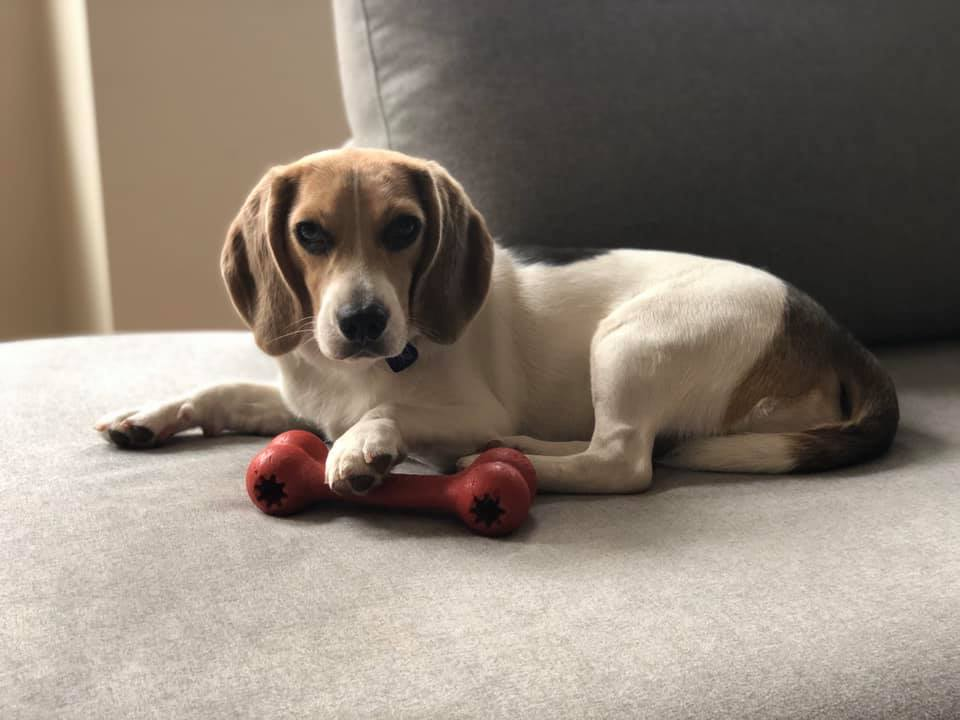
#> input picture CNNUtil/dog.jpg, 960 x 720 px
$ python calcBackProject_Demo1.py --input ../CNNUtil/dog.jpg
#> lines starting #> are read from the running program, lines starting #| are printed output that depends on the picture
#> further down, src is the input picture: shape (720, 960, 3); mean B, G, R 116.3, 127.6, 139.3
#> `hsv = cv.cvtColor(src, cv.COLOR_BGR2HSV)`: hsv: shape (720, 960, 3); mean H, S, V 18.8, 45.8, 139.3
from __future__ import print_function
from __future__ import division
import cv2 as cv
import numpy as np
import argparse

def Hist_and_Backproj(val):
    ## [initialize]
#> called with val = 25
    bins = val
    histSize = max(bins, 2)
    ranges = [0, 180] # hue_range
    ## [initialize]

    ## [Get the Histogram and normalize it]
    hist = cv.calcHist([hue], [0], None, [histSize], ranges, accumulate=False)
    cv.normalize(hist, hist, alpha=0, beta=255, norm_type=cv.NORM_MINMAX)
    ## [Get the Histogram and normalize it]

    ## [Get Backprojection]
    # HSV : H 색상(컬러),   S 채도(진함의정도),   V 명도(밝기)
    backproj = cv.calcBackProject([hue], [0], hist, ranges, scale=1)
    ## [Get Backprojection]

    ## [Draw the backproj]
    cv.imshow('BackProj', backproj)
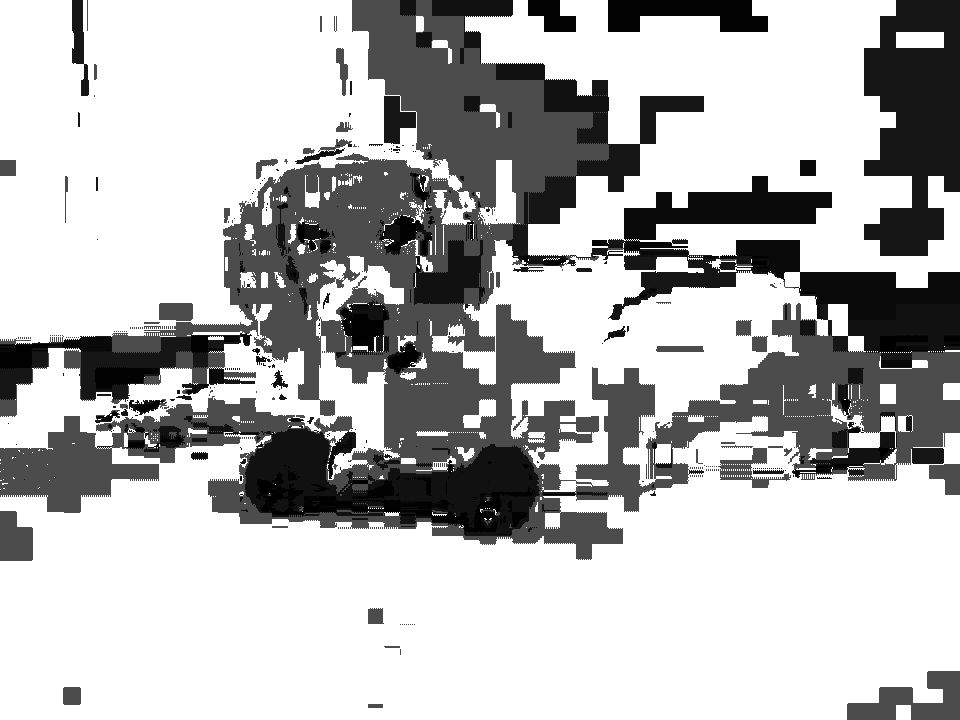
#> window 'BackProj': shape (720, 960); min 0, max 255, mean 184.8
    ## [Draw the backproj]

    ## [Draw the histogram]
    w = 400
    h = 400
    bin_w = int(round(w / histSize))
    histImg = np.zeros((h, w, 3), dtype=np.uint8)

    for i in range(bins):
        cv.rectangle(histImg, (i*bin_w, h), ( (i+1)*bin_w, h - int(np.round( hist[i]*h/255.0 )) ), (0, 0, 255), cv.FILLED)
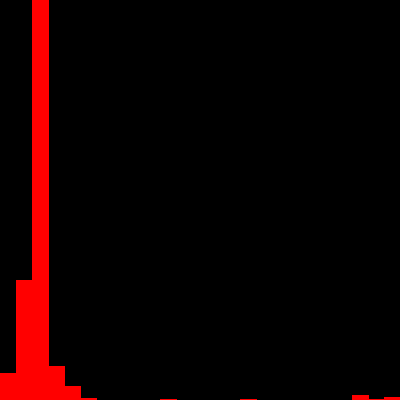
#> histImg: shape (400, 400, 3); mean of channels 0, 1, 2 0, 0, 16.2; drawn as B, G, R

    cv.imshow('Histogram', histImg)
    ## [Draw the histogram]

## [Read the image]
parser = argparse.ArgumentParser(description='Code for Back Projection tutorial.')
parser.add_argument('--input', help='Path to input image.')
args = parser.parse_args()

src = cv.imread(args.input)
if src is None:
    print('Could not open or find the image:', args.input)
    exit(0)
## [Read the image]

## [Transform it to HSV]
hsv = cv.cvtColor(src, cv.COLOR_BGR2HSV)
## [Transform it to HSV]

## [Use only the Hue value]
ch = (0, 0)
hue = np.empty(hsv.shape, hsv.dtype)
cv.mixChannels([hsv], [hue], ch)
## [Use only the Hue value]

## [Create Trackbar to enter the number of bins]
window_image = 'Source image'
cv.namedWindow(window_image)
bins = 25
cv.createTrackbar('* Hue  bins: ', window_image, bins, 180, Hist_and_Backproj )
Hist_and_Backproj(bins)
## [Create Trackbar to enter the number of bins]

## [Show the image]
cv.imshow(window_image, src)
cv.waitKey()
## [Show the image]
